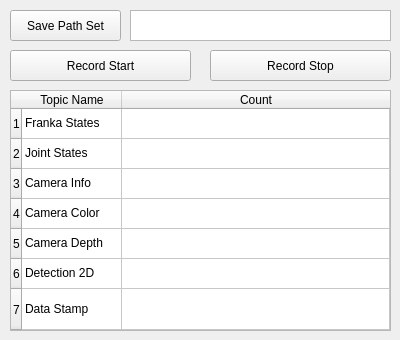
<?xml version="1.0" encoding="UTF-8"?>
<ui version="4.0">
 <class>MainWindow</class>
 <widget class="QMainWindow" name="MainWindow">
  <property name="geometry">
   <rect>
    <x>0</x>
    <y>0</y>
    <width>400</width>
    <height>340</height>
   </rect>
  </property>
  <property name="windowTitle">
   <string>MainWindow</string>
  </property>
  <widget class="QWidget" name="centralWidget">
   <widget class="QPushButton" name="pushButton_save_path">
    <property name="geometry">
     <rect>
      <x>10</x>
      <y>10</y>
      <width>111</width>
      <height>31</height>
     </rect>
    </property>
    <property name="text">
     <string>Save Path Set</string>
    </property>
   </widget>
   <widget class="QTextEdit" name="textEdit_save_path">
    <property name="geometry">
     <rect>
      <x>130</x>
      <y>10</y>
      <width>261</width>
      <height>31</height>
     </rect>
    </property>
   </widget>
   <widget class="QPushButton" name="pushButton_start">
    <property name="geometry">
     <rect>
      <x>10</x>
      <y>50</y>
      <width>181</width>
      <height>31</height>
     </rect>
    </property>
    <property name="text">
     <string>Record Start</string>
    </property>
   </widget>
   <widget class="QPushButton" name="pushButton_stop">
    <property name="geometry">
     <rect>
      <x>210</x>
      <y>50</y>
      <width>181</width>
      <height>31</height>
     </rect>
    </property>
    <property name="text">
     <string>Record Stop</string>
    </property>
   </widget>
   <widget class="QTableWidget" name="tableWidget">
    <property name="geometry">
     <rect>
      <x>10</x>
      <y>90</y>
      <width>381</width>
      <height>241</height>
     </rect>
    </property>
    <property name="rowCount">
     <number>7</number>
    </property>
    <property name="columnCount">
     <number>2</number>
    </property>
    <attribute name="horizontalHeaderStretchLastSection">
     <bool>true</bool>
    </attribute>
    <attribute name="verticalHeaderCascadingSectionResizes">
     <bool>false</bool>
    </attribute>
    <attribute name="verticalHeaderHighlightSections">
     <bool>true</bool>
    </attribute>
    <attribute name="verticalHeaderMinimumSectionSize">
     <number>21</number>
    </attribute>
    <attribute name="verticalHeaderShowSortIndicator" stdset="0">
     <bool>false</bool>
    </attribute>
    <attribute name="verticalHeaderStretchLastSection">
     <bool>true</bool>
    </attribute>
    <row/>
    <row/>
    <row/>
    <row/>
    <row/>
    <row/>
    <row/>
    <column>
     <property name="text">
      <string>Topic Name</string>
     </property>
    </column>
    <column>
     <property name="text">
      <string>Count</string>
     </property>
    </column>
    <item row="0" column="0">
     <property name="text">
      <string>Franka States</string>
     </property>
    </item>
    <item row="1" column="0">
     <property name="text">
      <string>Joint States</string>
     </property>
    </item>
    <item row="2" column="0">
     <property name="text">
      <string>Camera Info</string>
     </property>
    </item>
    <item row="3" column="0">
     <property name="text">
      <string>Camera Color</string>
     </property>
    </item>
    <item row="4" column="0">
     <property name="text">
      <string>Camera Depth</string>
     </property>
    </item>
    <item row="5" column="0">
     <property name="text">
      <string>Detection 2D</string>
     </property>
    </item>
    <item row="6" column="0">
     <property name="text">
      <string>Data Stamp</string>
     </property>
    </item>
   </widget>
  </widget>
 </widget>
 <layoutdefault spacing="6" margin="11"/>
 <resources/>
 <connections/>
</ui>
